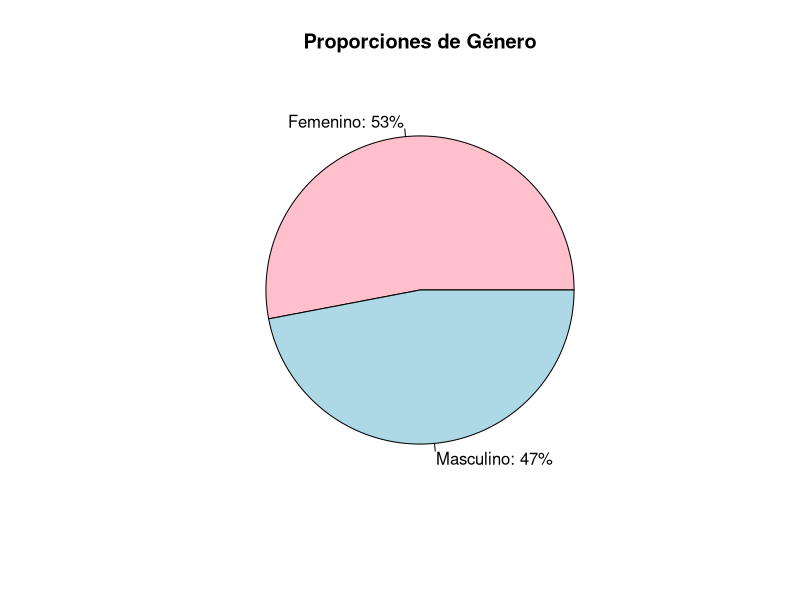
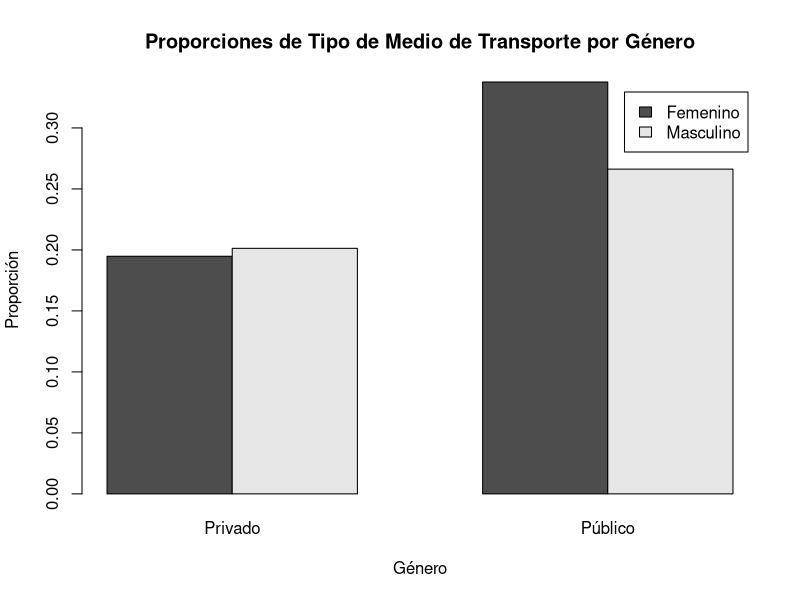
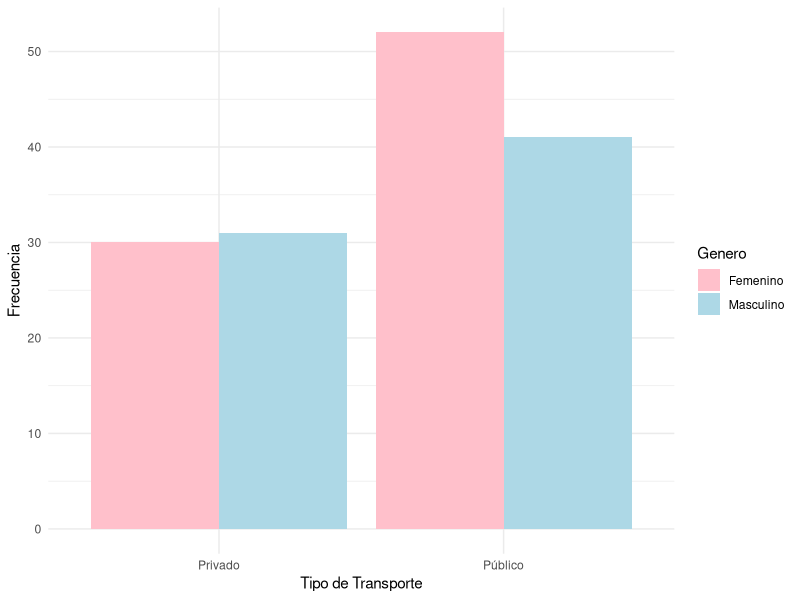
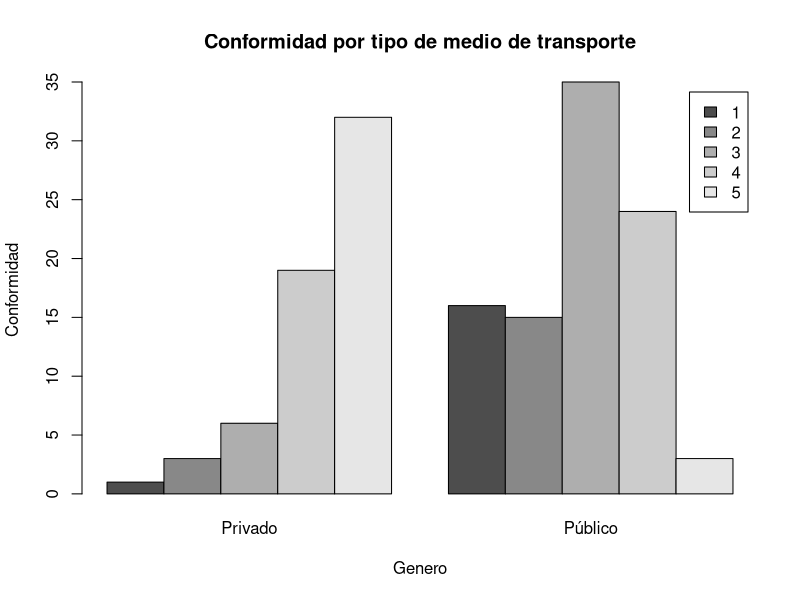
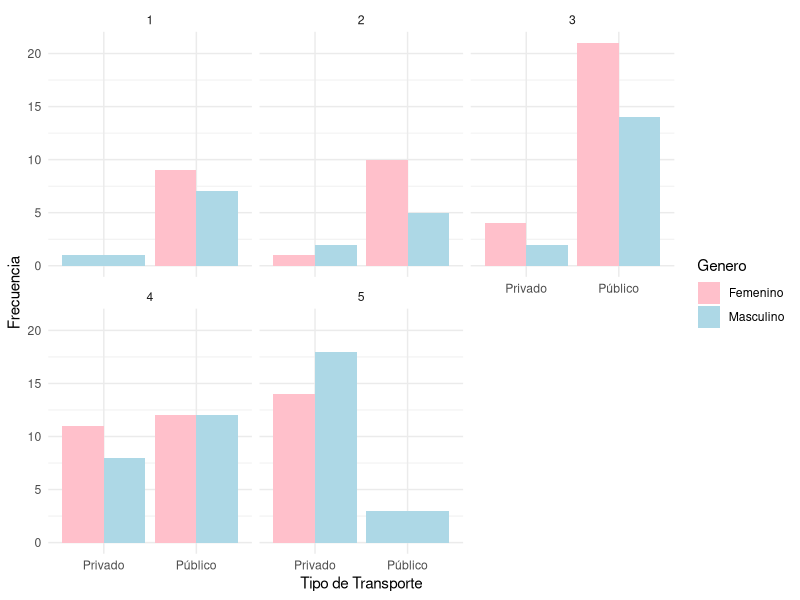
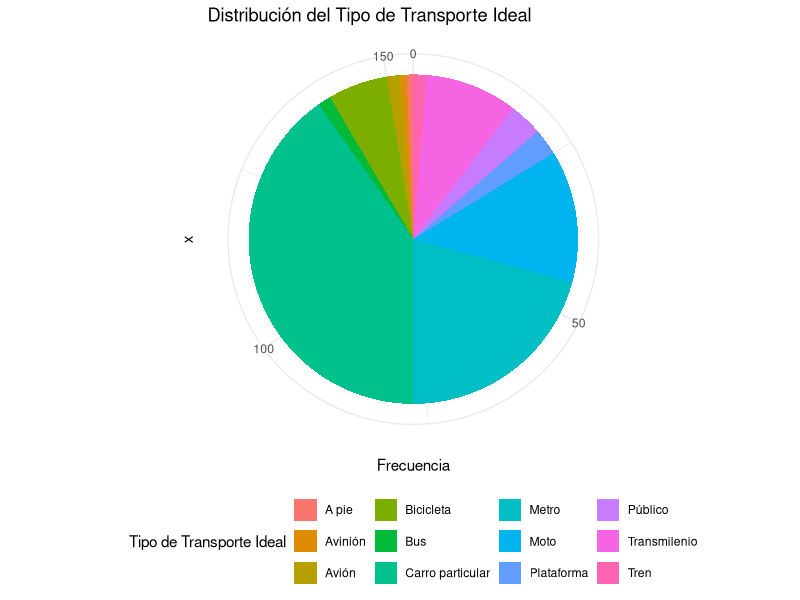
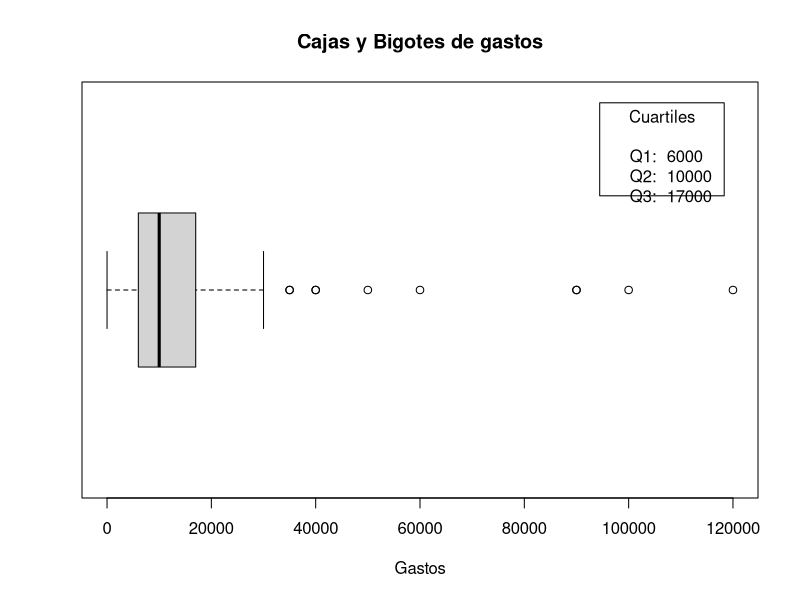
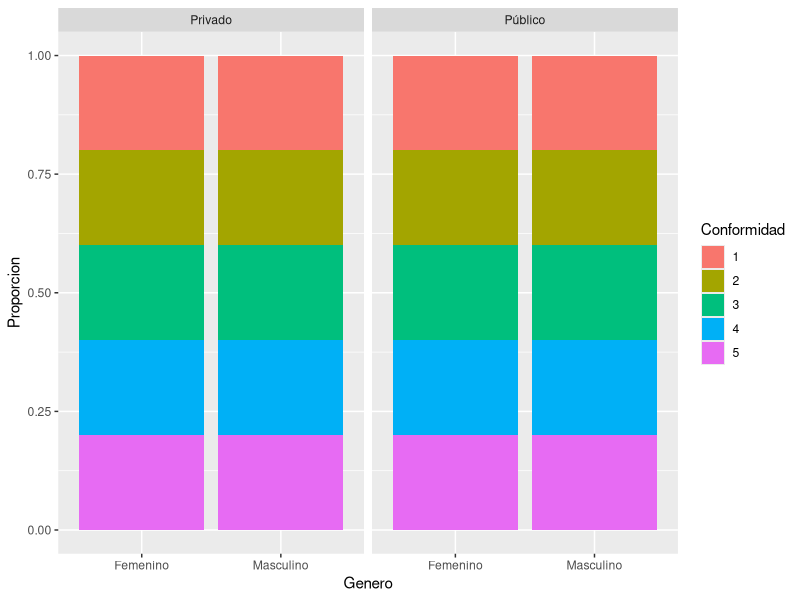

Write the R code that produced these figures, in order.
## ---- chunk 1
 library(readxl)
 library(ggplot2)
 dr = read_excel("ENCUESTA MOVILIDAD(1-154) (1).xlsx")
 dr
 #Borrar las columnas innecesarias generadas por Microsoft Forms
 dr = dr[, -c(1)]
 generos = table(dr$`Genero `)
 
 
 proporciones_Genero = prop.table(generos)
 
 # Crear un gráfico de torta para mostrar la proporción en genero
  proporciones_Genero=round(proporciones_Genero, 2)
  etiquetas = paste0(names(proporciones_Genero), ": ", proporciones_Genero * 100, "%")
  graficaGeneros = pie(proporciones_Genero, col = c("pink", "lightblue"), main = "Proporciones de Género", labels = etiquetas)


relacionMedioTrans_Genero = table(dr$`Genero `, dr$`¿Qué tipo transporte usa?`)
tabla_RelacionMedioTrans=table(prop.table(relacionMedioTrans_Genero))
prop_relacionMedioTrans_Genero = prop.table(relacionMedioTrans_Genero)

barplot(prop_relacionMedioTrans_Genero, beside = TRUE, legend.text = TRUE, main = "Proporciones de Tipo de Medio de Transporte por Género", xlab = "Género", ylab = "Proporción")

# Calcular la proporción de Tipo de Medio de Transporte por Género
prop_relacionMedioTrans_Genero = prop.table(table(dr$`Genero `, dr$`¿Qué tipo transporte usa?`))



# Relación entre medio de transporte y género

ggplot(dr, aes(x = `¿Qué tipo transporte usa?`, fill = `Genero `)) +
  geom_bar(position = "dodge") +
  labs(
    x = "Tipo de Transporte",
    y = "Frecuencia") +
  scale_fill_manual(values = c("pink", "lightblue")) +
  theme_minimal()


#Relacion entre nivel de conformidad y tiempo que tarda

barplot(table(dr$'Nivel de conformidad',dr$'¿Qué tipo transporte usa?'),beside = TRUE, legend.text = TRUE,main = "Conformidad por tipo de medio de transporte",xlab = "Genero", ylab="Conformidad")



# Conformidad por tipo de transporte y género
ggplot(dr, aes(x = `¿Qué tipo transporte usa?`, fill = `Genero `)) +
  geom_bar(position = "dodge") +
  facet_wrap(~ `Nivel de conformidad`) +
  labs(
       x = "Tipo de Transporte",
       y = "Frecuencia") +
  scale_fill_manual(values = c("pink", "lightblue")) +
  theme_minimal()


# Calcular la frecuencia de cada tipo de transporte ideal

frecuencia_transporte_ideal <- table(dr$`Medio transporte ideal. ¿Por qué?`)

# Convertir la tabla en un dataframe
df_frecuencia <- as.data.frame(frecuencia_transporte_ideal)

# Renombrar las columnas
colnames(df_frecuencia) <- c("Transporte_Ideal", "Frecuencia")

# Crear el gráfico de torta
ggplot(df_frecuencia, aes(x = "", y = Frecuencia, fill = Transporte_Ideal)) +
  geom_bar(stat = "identity") +
  coord_polar("y", start = 0) +
  labs(title = "Distribución del Tipo de Transporte Ideal",
       fill = "Tipo de Transporte Ideal") +
  theme_minimal() +
  theme(legend.position = "bottom")

# Boxplot para analizar gastos promedios de dinero
bp <- boxplot(as.numeric(dr$`En promedio cuánto dinero gasta a diario, en transporte`), 
  main="Cajas y Bigotes de gastos", 
  xlab="Gastos", 
  horizontal=TRUE)

# Mostrar los valores de q1, q2 y q3
q1 <- bp$stats[2]
q2 <- bp$stats[3]
q3 <- bp$stats[4]

# Agregar las etiquetas al gráfico
legend("topright", inset=.05, title="Cuartiles", 
       legend=paste("Q1: ", round(q1, 2), "\nQ2: ", round(q2, 2), "\nQ3: ", round(q3, 2)), cex=1)

# Gráfico que permita analizar género, conformidad y tiempo usando tablas de contingencia

# Crear una tabla de contingencia entre genero, conformidad y tiempo
tabla_contingencia <- table(dr$`Genero `, dr$`Nivel de conformidad`, dr$`¿Qué tipo transporte usa?`)

# Convertir la tabla de contingencia en un dataframe
df_contingencia <- as.data.frame.table(tabla_contingencia)

# Renombrar las columnas
colnames(df_contingencia) <- c("Genero", "Conformidad", "Tipo_Transporte", "Frecuencia")

# Crear el grafico de barras
ggplot(df_contingencia, aes(x = Genero, fill = Conformidad)) +
  geom_bar(position = "fill") +
  facet_wrap(~ Tipo_Transporte) +
  labs(
    x = "Genero",
    y = "Proporcion",
    fill = "Conformidad")
